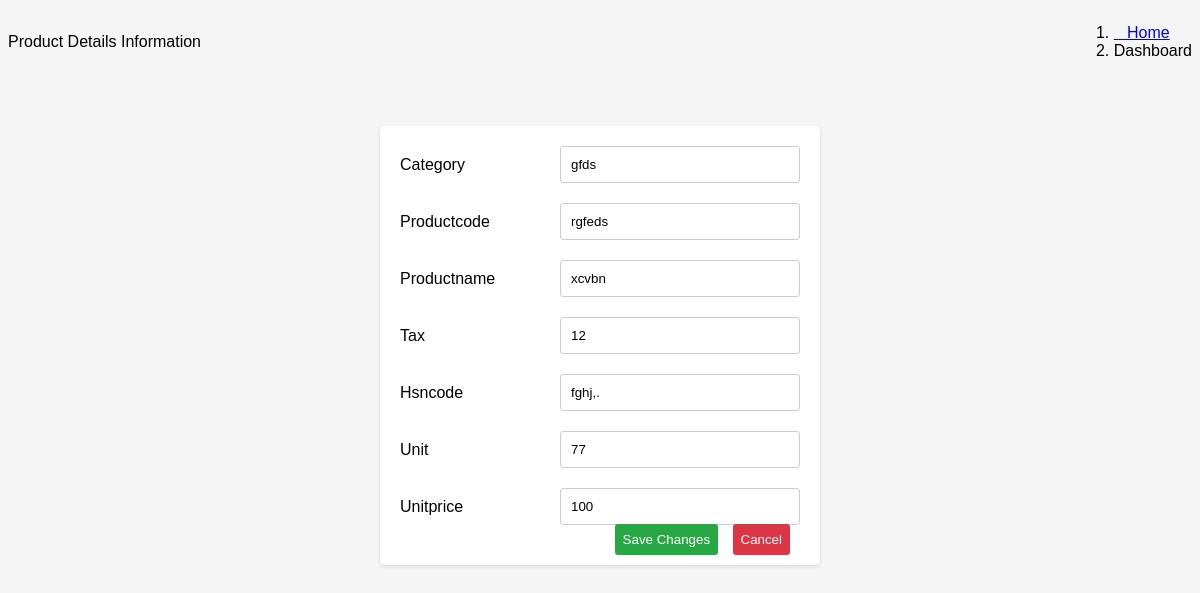
/edit_curtain_tbl/1, run on the app's committed database.
### home_deckline/models.py (models this page shows)
class Curtain(models.Model):
   Category=models.CharField(max_length=15,null=True)
   Productcode=models.CharField(max_length=20,null=True)
   Productname=models.ImageField(max_length=50,null=True)
   Tax=models.CharField(max_length=50,null=True)
   Hsncode=models.CharField(max_length=50,null=True)
   Unit=models.CharField(max_length=50,null=True)
   Unitprice=models.CharField(max_length=50,null=True)

### home_deckline/views.py (the view)
# urls.py: path('edit_curtain_tbl/<id>',views.edit_curtain_tbl),
def edit_curtain_tbl(request,id):
    obj = get_object_or_404(Curtain, pk=id)
    context = {
        'direct' : obj
    }
    return render(request,'editcurtain.html',context)

### templates/editcurtain.html (shortened to what this page needs)
<!DOCTYPE html>
{% load static %}
<head>
    <link rel="stylesheet" href="https://cdn.datatables.net/1.11.5/css/jquery.dataTables.min.css">
    <link rel="stylesheet" href="https://cdnjs.cloudflare.com/ajax/libs/font-awesome/5.15.4/css/all.min.css">
</head>
<body>
<div id="page-wrapper">
    <div class="header">
        <div class="navbar2">
            <p class="financial-year"> Product Details Information</p>
            <ol class="breadcrumb">
                <li><a href="/dash/"> &nbsp;&nbsp;Home</a></li>
                <li class="active">Dashboard</li>
            </ol>
        </div>
    </div>
         <div class="container">
            <form method="POST" action="/save_edit_curtain/" enctype="multipart/form-data">{% csrf_token %}
                <div class="form-group">
                    <label for="Category">Category</label>
                    <input type="text" id="Category" name="Category" value="{{ direct.Category }}" required>
                </div>
                <div class="form-group">
                    <label for="Productcode">Productcode</label>
                    <input type="text" id="Productcode" name="Productcode" value="{{direct.Productcode}}" required>
                </div>
                <div class="form-group">
                    <label for="Productname">Productname</label>
                    <input type="text" id="Productname" name="Productname" value="{{direct.Productname}}" required>
                </div>
                <div class="form-group">
                    <label for="Tax">Tax</label>
                    <input type="text" id="Tax" name="Tax" value="{{direct.Tax}}" required>
                </div>
                <div class="form-group">
                    <label for="Hsncode">Hsncode</label>
                    <input type="text" id="Hsncode" name="Hsncode" value="{{direct.Hsncode}}"required>
                </div>
                <div class="form-group">
                    <label for="Unit">Unit</label>
                    <input type="text" id="Unit" name="Unit" value="{{direct.Unit}}" required>
                </div>
                <div class="form-group">
                    <label for="Unitprice">Unitprice</label>
                    <input type="text" id="Unitprice" name="Unitprice" value="{{direct.Unitprice}}"required>
                </div>
                <div class="button-container">
                    <button type="submit" class="submit">Save Changes</button>
                    <button type="button" class="cancel" onclick="window.location.href='/Product/'">Cancel</button>
                </div>
            </form>
    </div>
</div>
</body>
</html>

### templates/editcurtain.html (style rules this page uses)
body { font-family: Arial, sans-serif; background-color: #f5f5f5; }
.container { max-width: 400px; margin: 50px auto; padding: 20px; background-color: #ffffff; border-radius: 5px; box-shadow: 0 2px 4px rgba(0, 0, 0, 0.1); position: relative; }
.form-group { margin-bottom: 20px; display: flex; align-items: center; }
label { width: 150px; margin-right: 10px; }
input[type="text"] { flex: 1; padding: 10px; border: 1px solid #ccc; border-radius: 3px; }
button { display: inline-block; padding: 8px; border: none; border-radius: 3px; cursor: pointer; margin-right: 10px; }
button.submit { background-color: #28a745; color: #ffffff; }
button.cancel { background-color: #dc3545; color: #ffffff; }
.button-container { position: absolute; bottom: 10px; right: 20px; }
.navbar2 { display: flex; justify-content: space-between; align-items: center; }
.breadcrumb { margin-left: auto; }
.financial-year { margin-right: auto; }

### data on the page
Curtain: Category "gfds", Productcode "rgfeds", Productname "xcvbn", Tax "12", Hsncode "fghj,.", Unit "77", Unitprice "100"
